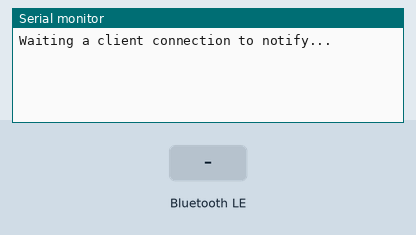
Simulated run of this program. Board: ESP32-C3. Parts: the last lines printed to the serial monitor. The test bench sets the inputs (shaded band). Nothing arrives over Bluetooth unless stated; a phone connects over Bluetooth LE 3 s after start.

Above: at 1.2 s.
1.3 s: Bluetooth LE write "1" received
At 2.1 s:
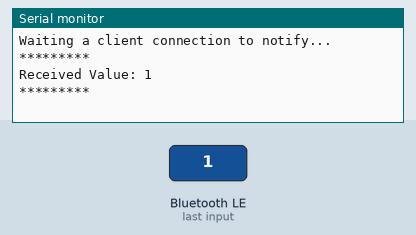
2.8 s: Bluetooth LE write "0" received
At 3.2 s:
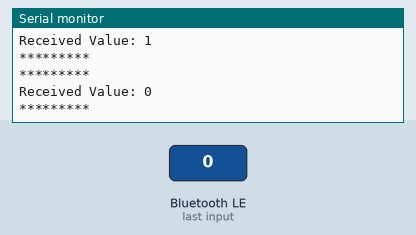
4.3 s: Bluetooth LE write "2" received
At 5.6 s:
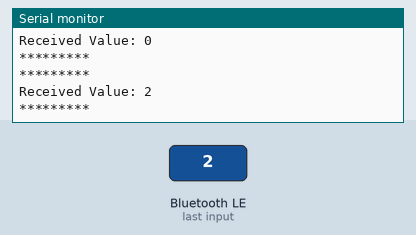

The program:

main.cpp
```cpp
#include <Arduino.h>

#include <BLE2902.h>
#include <BLEDevice.h>
#include <BLEServer.h>
#include <BLEUtils.h>

BLEServer *pServer = NULL;
BLECharacteristic *pTxCharacteristic;
bool deviceConnected = false;
bool oldDeviceConnected = false;
uint8_t txValue = 0;

#define SERVICE_UUID "ff94ca6f-91a5-4048-b805-755bca71075e" // UART service UUID
#define CHARACTERISTIC_UUID_RX "a3308588-5d66-4643-b0ef-0df52539d950"
#define CHARACTERISTIC_UUID_TX "b2322be9-f43c-4431-8ec1-d90e3b8bd848"

class MyServerCallbacks : public BLEServerCallbacks {
  void onConnect(BLEServer *pServer) { deviceConnected = true; };

  void onDisconnect(BLEServer *pServer) { deviceConnected = false; }
};

class MyCallbacks : public BLECharacteristicCallbacks {
  void onWrite(BLECharacteristic *pCharacteristic) {
    String rxValue = pCharacteristic->getValue().c_str();

    if (rxValue.length() > 0) {
      Serial.println("*********");
      Serial.print("Received Value: ");
      for (int i = 0; i < rxValue.length(); i++) {
        Serial.print(rxValue[i]);
      }

      Serial.println();
      Serial.println("*********");
    }
  }
};

void setup() {
  Serial.begin(115200);

  // Create the BLE Device
  BLEDevice::init("UART Service");

  // Create the BLE Server
  pServer = BLEDevice::createServer();
  pServer->setCallbacks(new MyServerCallbacks());

  // Create the BLE Service
  BLEService *pService = pServer->createService(SERVICE_UUID);

  // Create a BLE Characteristic
  pTxCharacteristic = pService->createCharacteristic(
      CHARACTERISTIC_UUID_TX, BLECharacteristic::PROPERTY_NOTIFY);

  pTxCharacteristic->addDescriptor((BLEDescriptor *)(new BLE2902()));

  BLECharacteristic *pRxCharacteristic = pService->createCharacteristic(
      CHARACTERISTIC_UUID_RX, BLECharacteristic::PROPERTY_WRITE);

  pRxCharacteristic->setCallbacks(new MyCallbacks());

  // Start the service
  pService->start();

  // Start advertising
  pServer->getAdvertising()->start();
  Serial.println("Waiting a client connection to notify...");
}

void loop() {

  if (deviceConnected) {
    pTxCharacteristic->setValue(&txValue, 1);
    pTxCharacteristic->notify();
    txValue++;
    delay(10); // bluetooth stack will go into congestion, if too many packets
               // are sent
  }

  // disconnecting
  if (!deviceConnected && oldDeviceConnected) {
    delay(500); // give the bluetooth stack the chance to get things ready
    pServer->startAdvertising(); // restart advertising
    Serial.println("start advertising");
    oldDeviceConnected = deviceConnected;
  }
  // connecting
  if (deviceConnected && !oldDeviceConnected) {
    // do stuff here on connecting
    oldDeviceConnected = deviceConnected;
  }
}
```

Measured:
- after the input at 1.3 s, the serial monitor: prints a new line after 0.05 s (image 1)
- after the input at 2.8 s, the serial monitor: prints a new line after 0.05 s (image 2)
- after the input at 4.3 s, the serial monitor: prints a new line after 0.05 s (image 3)
